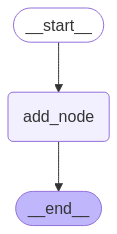

Python code for this plot:
import io
from typing import TypedDict
from langgraph.constants import START, END
from langgraph.graph import StateGraph
from PIL import Image
# from IPython.display import Image, display


def add_node(state):
    # Write to OverallState
    return {"x": state["x"] + state["y"], "y": state["y"]}


def mul_node(state):
    # Write to OverallState
    return {"x": state["x"] * state["y"], "y": state["y"]}


builder = StateGraph(dict)
# builder.add_edge(START, END)
builder.add_node("add_node", add_node)
# builder.add_node("mul_node", mul_node)
builder.add_edge(START, "add_node")
builder.add_edge("add_node", END)
# builder.add_edge("add_node", "mul_node")
# builder.add_edge("mul_node", END)

graph = builder.compile()
graph_graph = graph.get_graph()
print(graph_graph)

img = graph.get_graph().draw_mermaid_png()
image =Image.open(io.BytesIO(img))
image.save("./graph.png")
# display(Image(graph.get_graph(xray=True).draw_mermaid_png()))
print(graph.invoke({"x": 2, "y": 3}))
